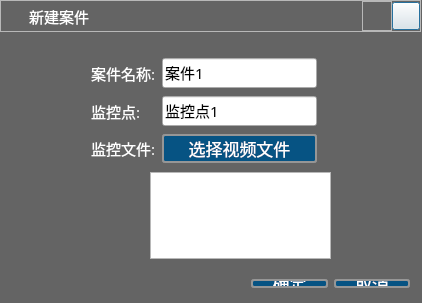
<?xml version="1.0" encoding="UTF-8"?>
<ui version="4.0">
 <class>CDialogCaseAdd</class>
 <widget class="QDialog" name="CDialogCaseAdd">
  <property name="geometry">
   <rect>
    <x>0</x>
    <y>0</y>
    <width>422</width>
    <height>303</height>
   </rect>
  </property>
  <property name="windowTitle">
   <string>新建案件</string>
  </property>
  <property name="styleSheet">
   <string notr="true">/*QDialog  {
    background:rgb(229, 229, 229);
border-width:0px;
border-radius:5px;
}*/

QWidget
{
	font-size:15px;
	font-family:Microsoft Yahei;	
}
QDialog{background-color: rgb(100, 100, 100);
border-width:2px;
border-color:rgb(255,0,0);
}
QWidget{color:rgb(255, 255, 255)}

QLineEdit{color:rgb(0, 0, 0)}

QScrollBar:vertical {
    background: #000000;
    width: 16px;
    margin: 16px 0 16px 0;
}

QScrollBar::handle:vertical {
    background:rgb(229, 229, 229);
    min-height: 16px;
border-width:0px;
border-radius:5px;
/*	border-image: url(:/Skin/handle.png);*/
}

QScrollBar::add-line:vertical {
    background: #444444;
    height: 16px;
    subcontrol-position: bottom;
    subcontrol-origin: margin;
}

QScrollBar::sub-line:vertical {
    background: #444444;
    height: 16px;
    subcontrol-position: top;
    subcontrol-origin: margin;

}

QScrollBar::add-page:vertical, QScrollBar::sub-page:vertical {
    background: none;
}

QScrollBar:up-arrow:vertical {
    border: 2px solid #333333;
    width: 6px;
    height: 6px;
    background: #5f5f5f;
	border-image:url(:/Skin/up.png)
}

QScrollBar:down-arrow:vertical {
    border: 2px solid #333333;
    width: 6px;
    height: 6px;
    background: #5f5f5f;
	border-image:url(:/Skin/down.png)
}


</string>
  </property>
  <widget class="QFrame" name="frameSysBar">
   <property name="geometry">
    <rect>
     <x>0</x>
     <y>0</y>
     <width>421</width>
     <height>32</height>
    </rect>
   </property>
   <property name="styleSheet">
    <string notr="true">QFrame
{
	border-image:url(:/Skin/bg-above2.png);
}
QLabel
{
border-image:null;
color: rgb(255, 255, 255);
}</string>
   </property>
   <property name="frameShape">
    <enum>QFrame::StyledPanel</enum>
   </property>
   <property name="frameShadow">
    <enum>QFrame::Raised</enum>
   </property>
   <layout class="QGridLayout" name="gridLayout_3">
    <property name="leftMargin">
     <number>0</number>
    </property>
    <property name="topMargin">
     <number>0</number>
    </property>
    <property name="rightMargin">
     <number>0</number>
    </property>
    <property name="bottomMargin">
     <number>0</number>
    </property>
    <property name="spacing">
     <number>0</number>
    </property>
    <item row="0" column="0">
     <layout class="QGridLayout" name="gridLayout_4">
      <property name="spacing">
       <number>0</number>
      </property>
      <item row="0" column="3">
       <widget class="QFrame" name="frame_sysmenu_2">
        <property name="minimumSize">
         <size>
          <width>30</width>
          <height>30</height>
         </size>
        </property>
        <property name="maximumSize">
         <size>
          <width>122</width>
          <height>16777215</height>
         </size>
        </property>
        <property name="styleSheet">
         <string notr="true">QFrame
{border-image:null;
}</string>
        </property>
        <property name="frameShape">
         <enum>QFrame::StyledPanel</enum>
        </property>
        <property name="frameShadow">
         <enum>QFrame::Raised</enum>
        </property>
        <zorder>BtnClose_2</zorder>
       </widget>
      </item>
      <item row="0" column="0">
       <widget class="QLabel" name="logo_2">
        <property name="minimumSize">
         <size>
          <width>28</width>
          <height>28</height>
         </size>
        </property>
        <property name="maximumSize">
         <size>
          <width>28</width>
          <height>28</height>
         </size>
        </property>
        <property name="styleSheet">
         <string notr="true">border-image: url(:/Skin/logo.png)</string>
        </property>
        <property name="text">
         <string/>
        </property>
       </widget>
      </item>
      <item row="0" column="1">
       <widget class="QLabel" name="labelTitle_2">
        <property name="maximumSize">
         <size>
          <width>170</width>
          <height>170</height>
         </size>
        </property>
        <property name="styleSheet">
         <string notr="true">QLabel#labelTitle
{
	color: rgb(255, 255, 255);
	font-size:18px;
	font-family:Microsoft Yahei;	
}</string>
        </property>
        <property name="text">
         <string>新建案件</string>
        </property>
       </widget>
      </item>
      <item row="0" column="4">
       <widget class="QPushButton" name="BtnClose_2">
        <property name="minimumSize">
         <size>
          <width>28</width>
          <height>28</height>
         </size>
        </property>
        <property name="maximumSize">
         <size>
          <width>28</width>
          <height>28</height>
         </size>
        </property>
        <property name="toolTip">
         <string>关闭</string>
        </property>
        <property name="styleSheet">
         <string notr="true">QPushButton
{
	
	border-image: url(:/Skin/close.png)0 0 repeat

}
QPushButton:hover
{	
	border-image: url(:/Skin/close.png)30 0 repeat

}
QPushButton:pressed
{	
	border-image: url(:/Skin/close.png)60 0 0 0 repeat
}
QPushButton:disabled
{	
	border-image: url(:/Skin/close.png)90 0 0 0 repeat
}
</string>
        </property>
       </widget>
      </item>
      <item row="0" column="2">
       <spacer name="horizontalSpacer">
        <property name="orientation">
         <enum>Qt::Horizontal</enum>
        </property>
        <property name="sizeHint" stdset="0">
         <size>
          <width>40</width>
          <height>20</height>
         </size>
        </property>
       </spacer>
      </item>
     </layout>
    </item>
   </layout>
  </widget>
  <widget class="QPlainTextEdit" name="plainTextEdit">
   <property name="geometry">
    <rect>
     <x>150</x>
     <y>172</y>
     <width>181</width>
     <height>87</height>
    </rect>
   </property>
   <property name="styleSheet">
    <string notr="true">background-color: rgb(131, 131, 131);
QPlainText{color: rgb(0, 0, 0);}</string>
   </property>
   <property name="plainText">
    <string/>
   </property>
  </widget>
  <widget class="QWidget" name="">
   <property name="geometry">
    <rect>
     <x>80</x>
     <y>45</y>
     <width>248</width>
     <height>131</height>
    </rect>
   </property>
   <layout class="QGridLayout" name="gridLayout_5">
    <item row="0" column="0">
     <widget class="QLabel" name="label">
      <property name="text">
       <string>案件名称:</string>
      </property>
     </widget>
    </item>
    <item row="0" column="1">
     <widget class="QLineEdit" name="lineEditCaseName">
      <property name="text">
       <string>案件1</string>
      </property>
     </widget>
    </item>
    <item row="1" column="0">
     <widget class="QLabel" name="label_2">
      <property name="text">
       <string>监控点:</string>
      </property>
     </widget>
    </item>
    <item row="1" column="1">
     <widget class="QLineEdit" name="lineEditCasePointName">
      <property name="text">
       <string>监控点1</string>
      </property>
     </widget>
    </item>
    <item row="2" column="0">
     <widget class="QLabel" name="label_3">
      <property name="text">
       <string>监控文件:</string>
      </property>
     </widget>
    </item>
    <item row="2" column="1">
     <widget class="QPushButton" name="BtnFileAdd">
      <property name="styleSheet">
       <string notr="true">QPushButton{
        background-color:rgb(6, 83, 131);
        border-width: 2px;
        border-color: rgb(150,150,150);
        border-style: solid;
        border-radius: 3;   
font-size:17px;   
color:rgb(255, 255, 255)
		}
QPushButton:hover{  border-color: rgb(160,160,160);background-color:rgb(10, 89, 150);;}
QPushButton:pressed{background-color:rgb(0, 83, 121);}
QPushButton:disabled{ background-color:rgb(110, 110, 110);;}</string>
      </property>
      <property name="text">
       <string>选择视频文件</string>
      </property>
     </widget>
    </item>
   </layout>
  </widget>
  <widget class="QWidget" name="">
   <property name="geometry">
    <rect>
     <x>240</x>
     <y>268</y>
     <width>181</width>
     <height>31</height>
    </rect>
   </property>
   <layout class="QGridLayout" name="gridLayout_6">
    <item row="0" column="0">
     <widget class="QPushButton" name="BtnOK">
      <property name="styleSheet">
       <string notr="true">QPushButton{
        background-color:rgb(6, 83, 131);
        border-width: 2px;
        border-color: rgb(150,150,150);
        border-style: solid;
        border-radius: 3;   
font-size:17px;   
color:rgb(255, 255, 255)
		}
QPushButton:hover{  border-color: rgb(160,160,160);background-color:rgb(10, 89, 150);;}
QPushButton:pressed{background-color:rgb(0, 83, 121);}
QPushButton:disabled{ background-color:rgb(110, 110, 110);;}</string>
      </property>
      <property name="text">
       <string>确定</string>
      </property>
     </widget>
    </item>
    <item row="0" column="1">
     <widget class="QPushButton" name="BtnCancel">
      <property name="styleSheet">
       <string notr="true">QPushButton{
        background-color:rgb(6, 83, 131);
        border-width: 2px;
        border-color: rgb(150,150,150);
        border-style: solid;
        border-radius: 3;   
font-size:17px;   
color:rgb(255, 255, 255)
		}
QPushButton:hover{  border-color: rgb(160,160,160);background-color:rgb(10, 89, 150);;}
QPushButton:pressed{background-color:rgb(0, 83, 121);}
QPushButton:disabled{ background-color:rgb(110, 110, 110);;}</string>
      </property>
      <property name="text">
       <string>取消</string>
      </property>
     </widget>
    </item>
   </layout>
  </widget>
 </widget>
 <layoutdefault spacing="6" margin="11"/>
 <resources>
  <include location="sisecplayer.qrc"/>
 </resources>
 <connections/>
</ui>
